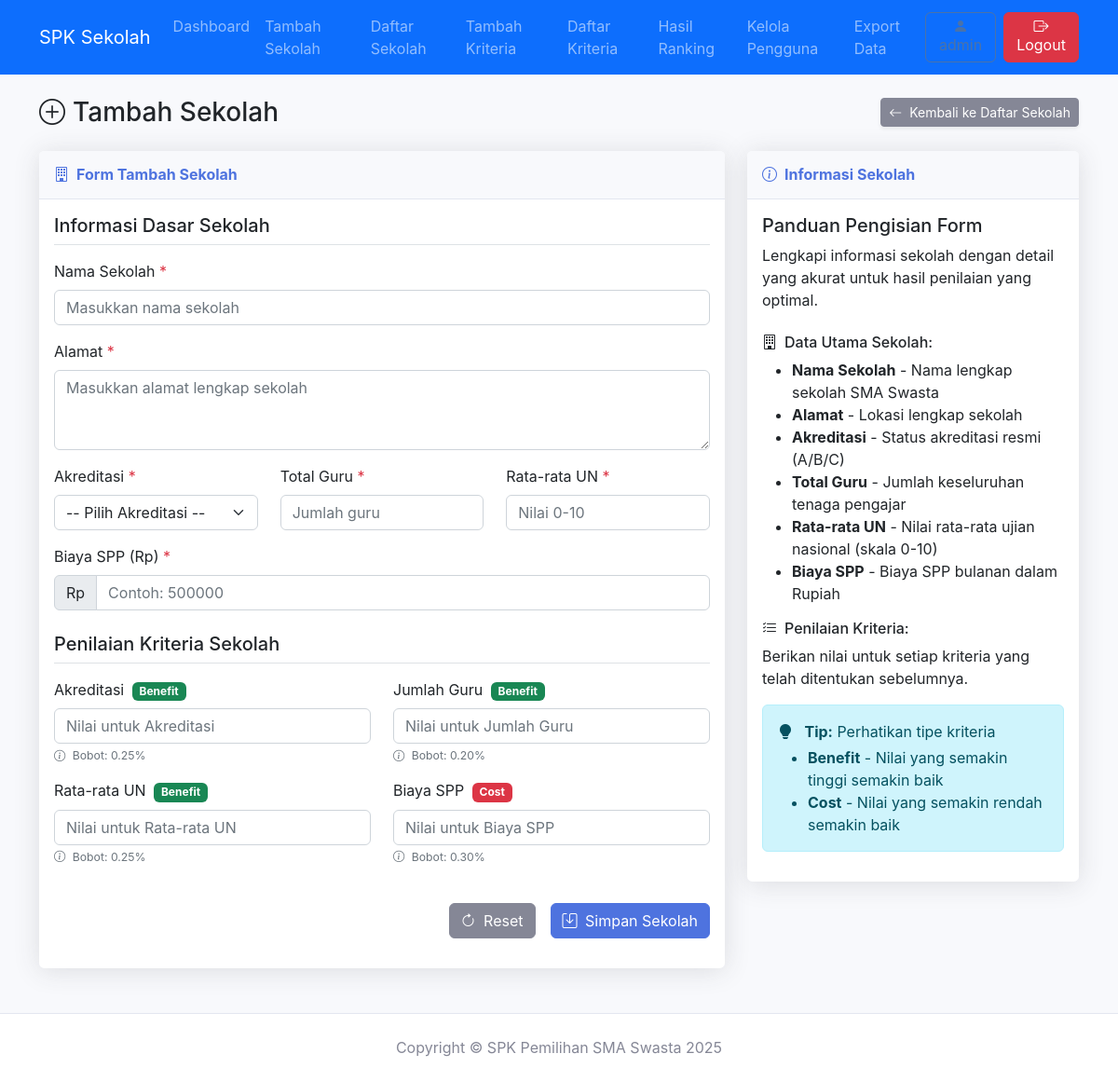
/admin/tambah_sekolah.php (signed in), run on the app's committed database.
### tables this page shows
CREATE TABLE `kriteria` (
  `id_kriteria` INT AUTO_INCREMENT PRIMARY KEY,
  `nama_kriteria` VARCHAR(100) NOT NULL,
  `bobot` DECIMAL(5,2) NOT NULL,
  `tipe` ENUM('benefit', 'cost') NOT NULL
);

### admin/tambah_sekolah.php (the view, shortened to what this page needs)
<?php
require_once '../config.php';
require_once 'navbar.php';
$kriteria_query = mysqli_query($koneksi, "SELECT * FROM kriteria ORDER BY id_kriteria");
?>
<!DOCTYPE html>
<html lang="id">
<head>
    <link href="https://cdn.jsdelivr.net/npm/bootstrap@5.2.3/dist/css/bootstrap.min.css" rel="stylesheet">
    <link rel="stylesheet" href="https://cdn.jsdelivr.net/npm/bootstrap-icons@1.10.0/font/bootstrap-icons.css">
</head>
<body>
    <div class="container py-4">
        <div class="d-sm-flex align-items-center justify-content-between mb-4">
            <h1 class="h3 mb-0 text-gray-800"><i class="bi bi-plus-circle me-2"></i>Tambah Sekolah</h1>
            <a href="daftar_sekolah.php" class="btn btn-sm btn-secondary shadow-sm">
                <i class="bi bi-arrow-left me-1"></i> Kembali ke Daftar Sekolah
            </a>
        </div>
        <div class="row">
            <div class="col-lg-8">
                <div class="card mb-4">
                    <div class="card-header py-3">
                        <h6 class="m-0 font-weight-bold"><i class="bi bi-building me-2"></i>Form Tambah Sekolah</h6>
                    </div>
                    <div class="card-body">
                        <form method="POST" id="sekolah-form">
                            <h5 class="border-bottom pb-2 mb-3">Informasi Dasar Sekolah</h5>
                            <div class="mb-3">
                                <label for="nama_sekolah" class="form-label">Nama Sekolah <span class="text-danger">*</span></label>
                                <input type="text" class="form-control" id="nama_sekolah" name="nama_sekolah" required
                                    value="<?php echo isset($_POST['nama_sekolah']) ? htmlspecialchars($_POST['nama_sekolah']) : ''; ?>"
                                    placeholder="Masukkan nama sekolah">
                            </div>
                            <div class="mb-3">
                                <label for="alamat" class="form-label">Alamat <span class="text-danger">*</span></label>
                                <textarea class="form-control" id="alamat" name="alamat" rows="3" required
                                    placeholder="Masukkan alamat lengkap sekolah"><?php echo isset($_POST['alamat']) ? htmlspecialchars($_POST['alamat']) : ''; ?></textarea>
                            </div>
                            <div class="row">
                                <div class="col-md-4 mb-3">
                                    <label for="akreditasi" class="form-label">Akreditasi <span class="text-danger">*</span></label>
                                    <select class="form-select" id="akreditasi" name="akreditasi" required>
                                        <option value="" disabled <?php echo !isset($_POST['akreditasi']) ? 'selected' : ''; ?>>-- Pilih Akreditasi --</option>
                                    </select>
                                </div>
                                <div class="col-md-4 mb-3">
                                    <label for="total_guru" class="form-label">Total Guru <span class="text-danger">*</span></label>
                                    <input type="number" class="form-control" id="total_guru" name="total_guru" min="1" required
                                        value="<?php echo isset($_POST['total_guru']) ? htmlspecialchars($_POST['total_guru']) : ''; ?>"
                                        placeholder="Jumlah guru">
                                </div>
                                <div class="col-md-4 mb-3">
                                    <label for="rata_un" class="form-label">Rata-rata UN <span class="text-danger">*</span></label>
                                    <input type="number" class="form-control" id="rata_un" name="rata_un" min="0" max="10" step="0.01" required
                                        value="<?php echo isset($_POST['rata_un']) ? htmlspecialchars($_POST['rata_un']) : ''; ?>"
                                        placeholder="Nilai 0-10">
                                </div>
                            </div>
                            <div class="mb-3">
                                <label for="biaya_spp" class="form-label">Biaya SPP (Rp) <span class="text-danger">*</span></label>
                                <div class="input-group">
                                    <span class="input-group-text">Rp</span>
                                    <input type="number" class="form-control" id="biaya_spp" name="biaya_spp" min="0" required
                                        value="<?php echo isset($_POST['biaya_spp']) ? htmlspecialchars($_POST['biaya_spp']) : ''; ?>"
                                        placeholder="Contoh: 500000">
                                </div>
                            </div>
                            <h5 class="border-bottom pb-2 mb-3 mt-4">Penilaian Kriteria Sekolah</h5>
                            <?php if(mysqli_num_rows($kriteria_query) > 0): ?>
                                <div class="row">
                                    <?php while($k = mysqli_fetch_assoc($kriteria_query)): ?>
                                        <div class="col-md-6 mb-3">
                                            <label for="kriteria_<?php echo $k['id_kriteria']; ?>" class="form-label">
                                                <?php echo htmlspecialchars($k['nama_kriteria']); ?>
                                                <span class="badge <?php echo $k['tipe'] == 'benefit' ? 'bg-success' : 'bg-danger'; ?> ms-1">
                                                    <?php echo $k['tipe'] == 'benefit' ? 'Benefit' : 'Cost'; ?>
                                                </span>
                                            </label>
                                            <input type="number" class="form-control" id="kriteria_<?php echo $k['id_kriteria']; ?>"
                                                name="kriteria_<?php echo $k['id_kriteria']; ?>" step="0.01" min="0" required
                                                value="<?php echo isset($_POST['kriteria_'.$k['id_kriteria']]) ? htmlspecialchars($_POST['kriteria_'.$k['id_kriteria']]) : ''; ?>"
                                                placeholder="Nilai untuk <?php echo htmlspecialchars($k['nama_kriteria']); ?>">
                                            <div class="form-text">
                                                <small>
                                                    <i class="bi bi-info-circle me-1"></i>
                                                    Bobot: <?php echo number_format($k['bobot'], 2); ?>%
                                                </small>
                                            </div>
                                        </div>
                                    <?php endwhile; ?>
                                </div>
                            <?php endif; ?>
                            <div class="d-grid gap-2 d-md-flex justify-content-md-end mt-4">
                                <button type="reset" class="btn btn-secondary me-md-2">
                                    <i class="bi bi-arrow-clockwise me-1"></i> Reset
                                </button>
                                <button type="submit" class="btn btn-primary" <?php echo mysqli_num_rows($kriteria_query) == 0 ? 'disabled' : ''; ?>>
                                    <i class="bi bi-save me-1"></i> Simpan Sekolah
                                </button>
                            </div>
                        </form>
                    </div>
                </div>
            </div>
            <div class="col-lg-4">
                <div class="card mb-4">
                    <div class="card-header py-3">
                        <h6 class="m-0 font-weight-bold"><i class="bi bi-info-circle me-2"></i>Informasi Sekolah</h6>
                    </div>
                    <div class="card-body">
                        <h5 class="card-title">Panduan Pengisian Form</h5>
                        <p>Lengkapi informasi sekolah dengan detail yang akurat untuk hasil penilaian yang optimal.</p>
                        <h6 class="mt-4"><i class="bi bi-building me-2"></i>Data Utama Sekolah:</h6>
                        <ul>
                            <li><strong>Nama Sekolah</strong> - Nama lengkap sekolah SMA Swasta</li>
                            <li><strong>Alamat</strong> - Lokasi lengkap sekolah</li>
                            <li><strong>Akreditasi</strong> - Status akreditasi resmi (A/B/C)</li>
                            <li><strong>Total Guru</strong> - Jumlah keseluruhan tenaga pengajar</li>
                            <li><strong>Rata-rata UN</strong> - Nilai rata-rata ujian nasional (skala 0-10)</li>
                            <li><strong>Biaya SPP</strong> - Biaya SPP bulanan dalam Rupiah</li>
                        </ul>
                        <h6 class="mt-3"><i class="bi bi-list-check me-2"></i>Penilaian Kriteria:</h6>
                        <p>Berikan nilai untuk setiap kriteria yang telah ditentukan sebelumnya.</p>
                        <div class="alert alert-info mt-3">
                            <i class="bi bi-lightbulb-fill me-2"></i>
                            <strong>Tip:</strong> Perhatikan tipe kriteria
                            <ul class="mb-0 mt-1">
                                <li><strong>Benefit</strong> - Nilai yang semakin tinggi semakin baik</li>
                                <li><strong>Cost</strong> - Nilai yang semakin rendah semakin baik</li>
                            </ul>
                        </div>
                    </div>
                </div>
            </div>
        </div>
    </div>
    <?php
 require_once 'footer.php';
 ?>
</body>
</html>

### admin/tambah_sekolah.php (style rules this page uses)
:root { --primary-color: #4e73df; --secondary-color: #1cc88a; }
body { background-color: #f8f9fc; font-family: 'Nunito', -apple-system, BlinkMacSystemFont, 'Segoe UI', Roboto, 'Helvetica Neue', Arial, sans-serif; }
.card { border: none; border-radius: 0.35rem; box-shadow: 0 0.15rem 1.75rem 0 rgba(58, 59, 69, 0.15); }
.card-header { background-color: #f8f9fc; border-bottom: 1px solid #e3e6f0; }
.card-header h6 { font-weight: 700; color: #4e73df; }
.btn-primary { background-color: var(--primary-color); border-color: var(--primary-color); }
.btn-secondary { background-color: #858796; border-color: #858796; }

### data on the page
kriteria: nama_kriteria "Akreditasi", tipe "Benefit", id_kriteria+nama_kriteria "Nilai untuk Akreditasi", bobot "0.25"
kriteria: nama_kriteria "Jumlah Guru", tipe "Benefit", id_kriteria+nama_kriteria "Nilai untuk Jumlah Guru", bobot "0.20"
kriteria: nama_kriteria "Rata-rata UN", tipe "Benefit", id_kriteria+nama_kriteria "Nilai untuk Rata-rata UN", bobot "0.25"
kriteria: nama_kriteria "Biaya SPP", tipe "Cost", id_kriteria+nama_kriteria "Nilai untuk Biaya SPP", bobot "0.30"
